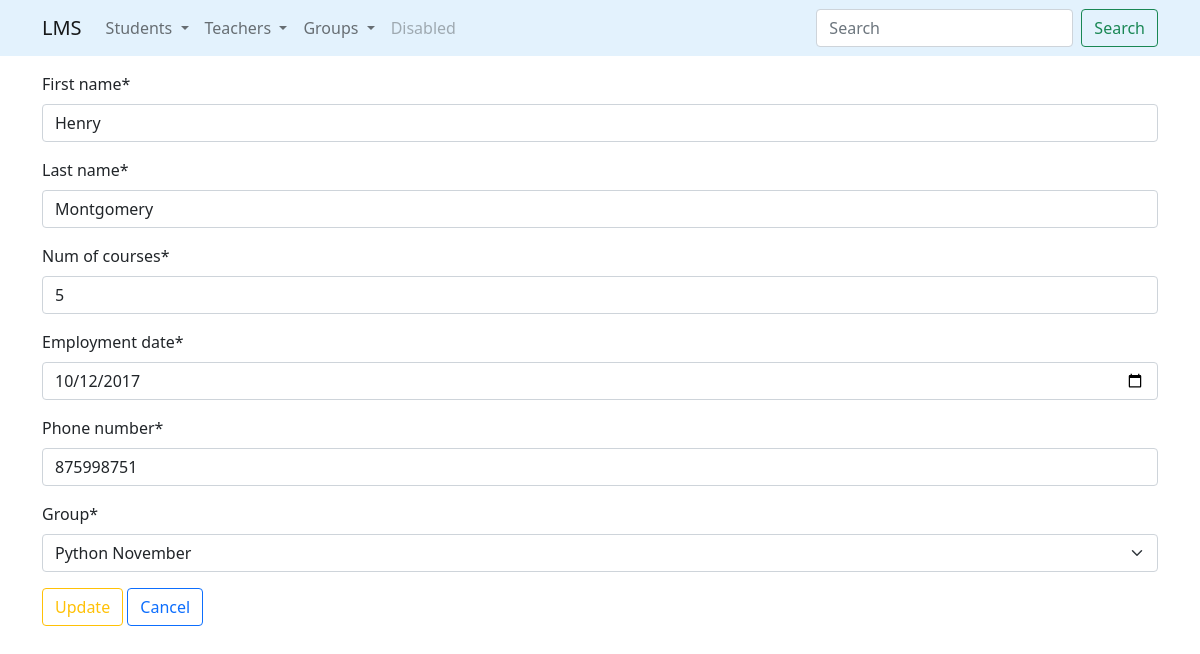
The app's page /teachers/update/5/ with its own data.
### teachers/models.py (models this page shows, shortened)
class Teacher(models.Model):
    first_name = models.CharField(
        max_length=100,
        validators=[MinLengthValidator(2)]
    )
    last_name = models.CharField(
        max_length=100,
        validators=[MinLengthValidator(2)]
    )
    num_of_courses = models.IntegerField()
    employment_date = models.DateField(default=datetime.date.today)
    phone_number = models.CharField(
        max_length=20,
        default='',
        validators=[
            MinLengthValidator(7),
            unique_number_validator
        ]
    )
    group = models.ForeignKey(
        Group,
        on_delete=models.SET_NULL,
        null=True,
        related_name='teachers'
    )

### teachers/views.py (the view)
# urls.py: path('update/<int:pk>/', update_teacher, name='update'),
def update_teacher(request, pk):
    teacher = get_object_or_404(Teacher, id=pk)
    if request.method == 'GET':
        form = TeacherCreateForm(instance=teacher)
    elif request.method == 'POST':
        form = TeacherCreateForm(data=request.POST, instance=teacher)
        if form.is_valid():
            form.save()
            return HttpResponseRedirect(reverse('teachers:list'))
    return render(
        request=request,
        template_name='teachers/update.html',
        context={'form': form}
    )

### teachers/forms.py (shortened to what this page needs)
class TeacherCreateForm(forms.ModelForm):
    class Meta:
        model = Teacher
        fields = [
            'first_name',
            'last_name',
            'num_of_courses',
            'employment_date',
            'phone_number',
            'group'
        ]
        widgets = {
            'employment_date': forms.DateInput(attrs={'type': 'date'})
        }

### groups/models.py (called while the page is built)
    def __str__(self):
        return self.group_name

### teachers/templates/teachers/update.html (shortened to what this page needs)
{% extends 'base.html' %}
{% load crispy_forms_tags %}
{% block content %}
    <form method="post">
        {{ form | crispy }}
        <input class="btn btn-outline-warning" type="submit" value="Update">
        <a class="btn btn-outline-primary" href="{% url 'teachers:list' %}">Cancel</a>
    </form>
{% endblock %}

### records on screen
Teacher: first_name "Henry", last_name "Montgomery", num_of_courses "5", employment_date "10/12/2017", phone_number "875998751", group "Python November"
